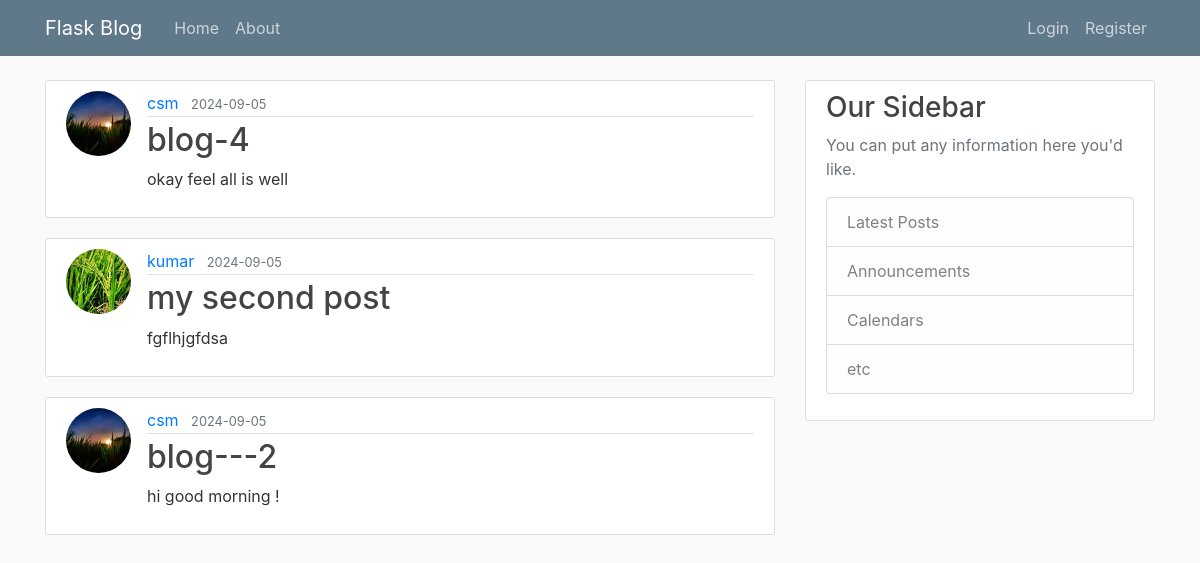
Page /home on the earlier database version.
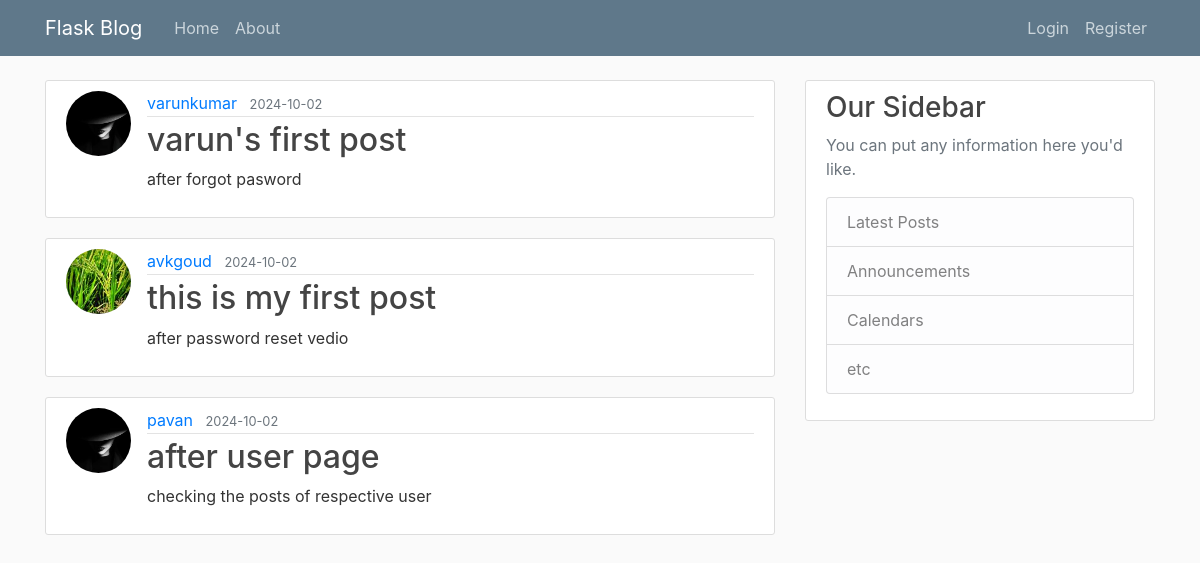
Same page on the later database version.
### flaskblog/models.py (models this page shows, shortened)
class Post(db.Model):
    id=db.Column(db.Integer,primary_key=True)
    title=db.Column(db.String(20),nullable=False)
    date_posted=db.Column(db.DateTime,nullable=False,default=datetime.utcnow)
    content=db.Column(db.Text,nullable=False)
    user_id=db.Column(db.Integer,db.ForeignKey('user.id'),nullable=False)

class User(db.Model,UserMixin):
    id=db.Column(db.Integer,primary_key=True)
    username=db.Column(db.String(20),unique=True,nullable=False)
    email=db.Column(db.String(120),unique=True,nullable=False)
    image_file=db.Column(db.String(20),nullable=False,default='default.jpg')
    password=db.Column(db.String(60),nullable=False)
    posts=db.relationship('Post',backref='author',lazy=True)

### flaskblog/routes.py (the view)
@app.route('/')
@app.route('/home')
def home():
    page=request.args.get('page',1,type=int)
    posts=Post.query.order_by(Post.date_posted.desc()).paginate(page=page,per_page=3)
    return render_template('home.html', posts=posts, title='home')

### flaskblog/templates/home.html
{% extends 'layout.html'%}
{% block content %}
    {% for post in posts%}
    <article class="media content-section">
        <img class="rounded-circle article-img" src="{{url_for('static',filename='profile_pics/'+post.author.image_file)}}">
        <div class="media-body">
          <div class="article-metadata">
            <a class="mr-2" href="#">{{ post.author.username }}</a>
            <small class="text-muted">{{ post.date_posted.strftime('%Y-%m-%d')}}</small>
          </div>
          <h2><a class="article-title" href="{{url_for('post',post_id=post.id)}}">{{ post.title }}</a></h2>
          <p class="article-content">{{ post.content }}</p>
        </div>
    </article>
    {% endfor %}
{% endblock content %}

Differences in the rows shown:
no longer on this page (row unchanged): Post: image_file (picture), author.username "csm", date_posted "2024-09-05", title "blog-4", content "okay feel all is well"
no longer on this page (row unchanged): Post: image_file (picture), author.username "kumar", date_posted "2024-09-05", title "my second post", content "fgflhjgfdsa"
no longer on this page (row unchanged): Post: image_file (picture), author.username "csm", date_posted "2024-09-05", title "blog---2", content "hi good morning !"
added Post: image_file (placeholder picture), author.username "varunkumar", date_posted "2024-10-02", title "varun's first post", content "after forgot pasword"
added Post: image_file (picture), author.username "avkgoud", date_posted "2024-10-02", title "this is my first post", content "after password reset vedio"
added Post: image_file (placeholder picture), author.username "pavan", date_posted "2024-10-02", title "after user page", content "checking the posts of respective user"
